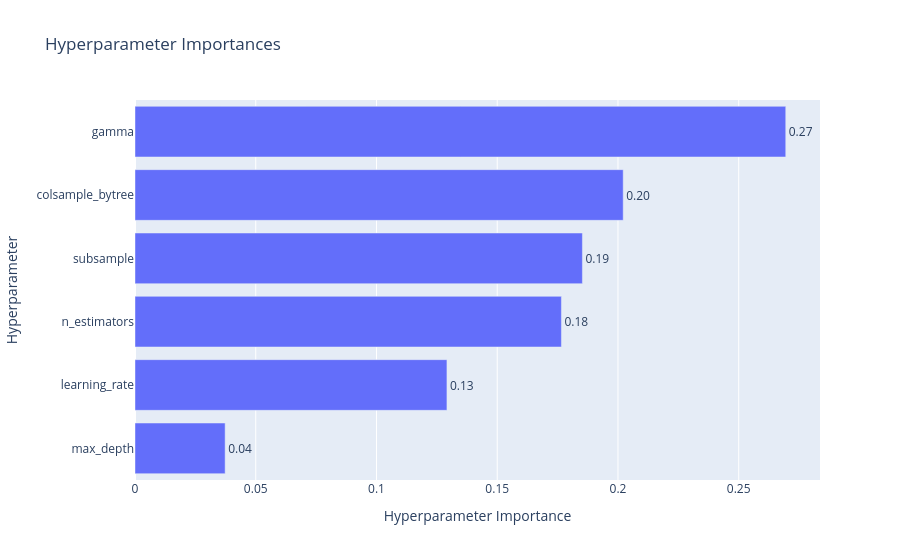
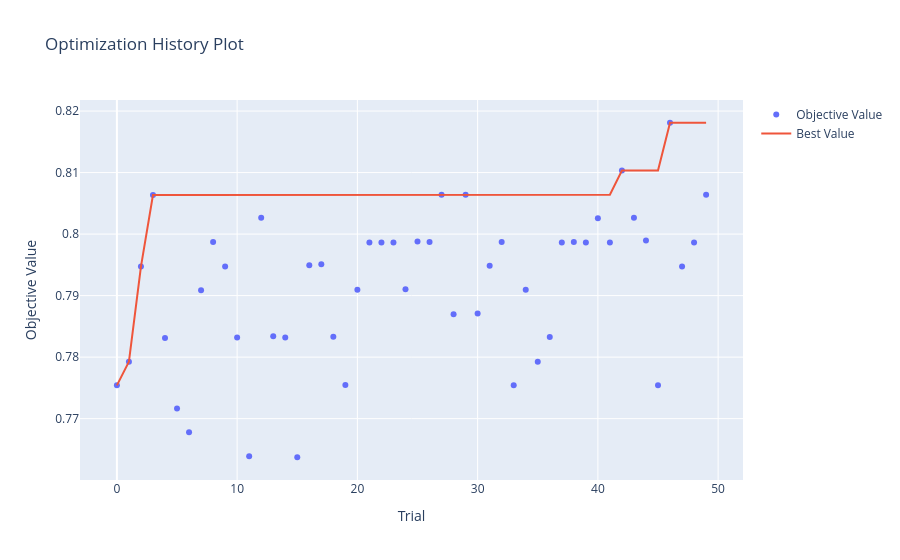

The notebook cell these images were saved under, in order:
### Code cell
import optuna
fig = optuna.visualization.plot_param_importances(experimento_1.study)
fig.show()

fig = optuna.visualization.plot_optimization_history(experimento_1.study)
fig.show()

### Figure 1 — Plotly figure (JSON) as saved in the notebook; plotly's stock layout.template omitted (floating-point values rounded to 4 significant figures)
{"data": [{"cliponaxis": false, "hovertemplate": ["max_depth (IntDistribution): 0.03732909087865024<extra></extra>", "learning_rate (FloatDistribution): 0.1291753540400426<extra></extra>", "n_estimators (IntDistribution): 0.17657752475870217<extra></extra>", "subsample (FloatDistribution): 0.18527169841096272<extra></extra>", "colsample_bytree (FloatDistribution): 0.2021660624708406<extra></extra>", "gamma (FloatDistribution): 0.2694802694408017<extra></extra>"], "name": "Objective Value", "orientation": "h", "text": ["0.04", "0.13", "0.18", "0.19", "0.20", "0.27"], "textposition": "outside", "type": "bar", "x": [0.03733, 0.1292, 0.1766, 0.1853, 0.2022, 0.2695], "y": ["max_depth", "learning_rate", "n_estimators", "subsample", "colsample_bytree", "gamma"]}], "layout": {"title": {"text": "Hyperparameter Importances"}, "xaxis": {"title": {"text": "Hyperparameter Importance"}}, "yaxis": {"title": {"text": "Hyperparameter"}}}}

### Figure 2 — Plotly figure (JSON) as saved in the notebook; plotly's stock layout.template omitted (floating-point values rounded to 4 significant figures)
{"data": [{"mode": "markers", "name": "Objective Value", "type": "scatter", "x": [0, 1, 2, 3, 4, 5, 6, 7, 8, 9, 10, 11, 12, 13, 14, 15, 16, 17, 18, 19, 20, 21, 22, 23, 24, 25, 26, 27, 28, 29, 30, 31, 32, 33, 34, 35, 36, 37, 38, 39, 40, 41, 42, 43, 44, 45, 46, 47, 48, 49], "y": [0.7754, 0.7793, 0.7947, 0.8063, 0.7831, 0.7716, 0.7678, 0.7909, 0.7987, 0.7947, 0.7832, 0.7639, 0.8026, 0.7834, 0.7832, 0.7637, 0.7949, 0.7951, 0.7833, 0.7755, 0.791, 0.7986, 0.7986, 0.7986, 0.791, 0.7988, 0.7987, 0.8064, 0.787, 0.8064, 0.7871, 0.7949, 0.7987, 0.7754, 0.791, 0.7793, 0.7833, 0.7986, 0.7987, 0.7986, 0.8026, 0.7986, 0.8103, 0.8026, 0.7989, 0.7754, 0.8181, 0.7947, 0.7986, 0.8064]}, {"mode": "lines", "name": "Best Value", "type": "scatter", "x": [0, 1, 2, 3, 4, 5, 6, 7, 8, 9, 10, 11, 12, 13, 14, 15, 16, 17, 18, 19, 20, 21, 22, 23, 24, 25, 26, 27, 28, 29, 30, 31, 32, 33, 34, 35, 36, 37, 38, 39, 40, 41, 42, 43, 44, 45, 46, 47, 48, 49], "y": [0.7754, 0.7793, 0.7947, 0.8063, 0.8063, 0.8063, 0.8063, 0.8063, 0.8063, 0.8063, 0.8063, 0.8063, 0.8063, 0.8063, 0.8063, 0.8063, 0.8063, 0.8063, 0.8063, 0.8063, 0.8063, 0.8063, 0.8063, 0.8063, 0.8063, 0.8063, 0.8063, 0.8064, 0.8064, 0.8064, 0.8064, 0.8064, 0.8064, 0.8064, 0.8064, 0.8064, 0.8064, 0.8064, 0.8064, 0.8064, 0.8064, 0.8064, 0.8103, 0.8103, 0.8103, 0.8103, 0.8181, 0.8181, 0.8181, 0.8181]}, {"marker": {"color": "#cccccc"}, "mode": "markers", "name": "Infeasible Trial", "showlegend": false, "type": "scatter", "x": [], "y": []}], "layout": {"title": {"text": "Optimization History Plot"}, "xaxis": {"title": {"text": "Trial"}}, "yaxis": {"title": {"text": "Objective Value"}}}}
